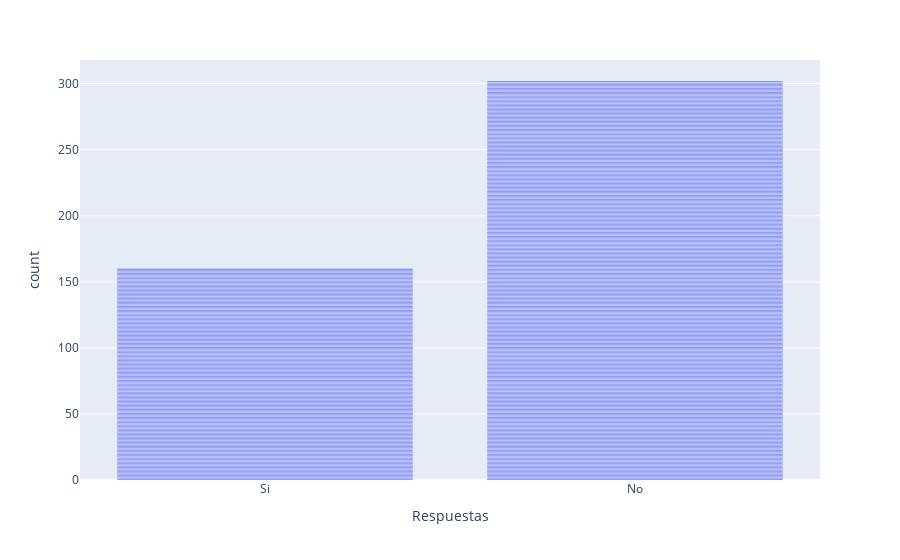

Notebook cell for this chart:
### Markdown cell above
#### Categóricas

### Code cell
# Crea un bar chart para una variable categórica que elijas

fig = px.bar(var_cat['chd'], x='chd', labels={'chd': 'Respuestas'})

fig.show()

### Figure 1 — Plotly figure (JSON) as saved in the notebook; plotly's stock layout.template omitted (floating-point values rounded to 4 significant figures; data arrays with more than 128 entries replaced by an {"elided": "..."} marker saying what was removed)
{"data": [{"alignmentgroup": "True", "hovertemplate": "Respuestas=%{x}<br>count=%{y}<extra></extra>", "legendgroup": "", "marker": {"color": "#636efa", "pattern": {"shape": ""}}, "name": "", "offsetgroup": "", "orientation": "v", "showlegend": false, "textposition": "auto", "type": "bar", "x": {"elided": "462 str values"}, "xaxis": "x", "y": {"elided": "462 int values"}, "yaxis": "y"}], "layout": {"barmode": "relative", "legend": {"tracegroupgap": 0}, "margin": {"t": 60}, "xaxis": {"anchor": "y", "domain": [0, 1], "title": {"text": "Respuestas"}}, "yaxis": {"anchor": "x", "domain": [0, 1], "title": {"text": "count"}}}}
